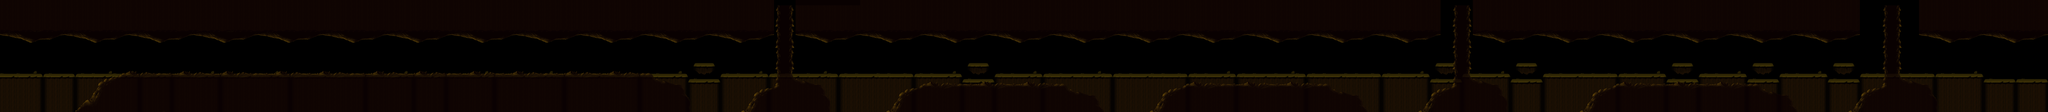

A level layout from a 2D game, rendered from its tile map. Below: a short description, then the map file with tile-grid data replaced by summaries:
An orthogonal 381x21 tile map with 32x32 px tiles, 2 tile layers (Tiles, foreground) and 59 objects (25x forward, 9x Energy, 5x Fly, 4x VolcanoFlower, 2x Frog, ...).

<map version="1.0" orientation="orthogonal" width="381" height="21" tilewidth="32" tileheight="32">
 <properties>
  <property name="background" value="back_cave2" />
  <property name="backgroundXO" value="back_xo_cave2" />
  <property name="defaultMusic" value="normal" />
  <property name="loseEffect" value=",2" />
  <property name="music,boss" value="boss2.ogg" />
  <property name="music,normal" value="autoscroll.ogg" />
  <property name="music,win" value="win_level.ogg" />
  <property name="platforms" value="Platform" />
  <property name="player" value="VascoletAndAnt" />
  <property name="useHud" value="" />
  <property name="useSave" value="" />
  <property name="winAction" value="goto:level6" />
  <property name="winCondition,exit" value="*VascoletAndAnt,exit" />
  <property name="winEffect" value="win,6" />
 </properties>
 <tileset firstgid="1" source="tilesets/tileset_cave2.tsx" />
 <layer name="Tiles" width="381" height="21">
  <data>[8001 cells, 5848 non-empty, 54 distinct tile ids]</data>
 </layer>
 <layer name="foreground" width="381" height="21" opacity="0.75">
  <data>[8001 cells, 6467 non-empty, 120 distinct tile ids]</data>
 </layer>
 <objectgroup color="#55aaff" name="dataExt" width="381" height="21" />
 <objectgroup color="#ffffff" name="REFERENCE" width="381" height="21" visible="0">
  <properties>
   <property name="referenceOnly" value="true" />
  </properties>
  <object x="1536" y="-352" width="512" height="384" />
  <object x="512" y="-352" width="512" height="384" />
  <object x="0" y="32" width="512" height="384" />
  <object x="1024" y="32" width="512" height="384" />
  <object x="2048" y="32" width="512" height="384" />
  <object x="1536" y="416" width="512" height="384" />
  <object x="512" y="416" width="512" height="384" />
  <object name="BUG" x="608" y="352" width="79" height="77" />
 </objectgroup>
 <objectgroup name="Scenes" width="381" height="21" />
 <objectgroup color="#ffaaff" name="Platforms" width="381" height="21" />
 <objectgroup color="#ff5500" name="Enemies" width="381" height="21">
  <object name="Fly" x="1280" y="384" width="32" height="32" />
  <object name="BigSnake" type="forward" x="2048" y="256" width="32" height="32" />
  <object name="Fly" x="1536" y="352" width="32" height="32" />
  <object name="Fly" x="1152" y="320" width="32" height="32" />
  <object name="Frog" x="3328" y="416" width="32" height="32" />
  <object name="Frog" x="3488" y="416" width="32" height="32" />
  <object name="VolcanoFlower" x="4160" y="448" width="32" height="32" />
  <object name="LittleSpider" type="forward" x="2336" y="416" width="32" height="32" />
  <object name="LittleSpider" type="forward" x="2560" y="416" width="32" height="32" />
  <object name="Bat" type="forward" x="5472" y="352" width="32" height="32" />
  <object name="Fly" x="1664" y="320" width="32" height="32" />
  <object name="Fly" x="1408" y="320" width="32" height="32" />
  <object name="Bat" type="forward" x="3008" y="288" width="32" height="32" />
  <object name="Bat" type="forward" x="4864" y="320" width="32" height="32" />
  <object name="Bat" type="forward" x="3904" y="320" width="32" height="32" />
  <object name="Beetle" type="forward" x="6272" y="416" width="32" height="32" />
  <object name="Beetle" type="forward" x="7424" y="416" width="32" height="32" />
  <object name="VolcanoFlower" x="5824" y="448" width="32" height="32" />
  <object name="VolcanoFlower" x="9088" y="448" width="32" height="32" />
  <object name="VolcanoFlower" x="10496" y="448" width="32" height="32" />
  <object name="Bat" type="forward" x="6656" y="320" width="32" height="32" />
  <object name="BigSnake" type="forward" x="7648" y="256" width="32" height="32" />
  <object name="Beetle" type="forward" x="6848" y="416" width="32" height="32" />
  <object name="Bat" type="forward" x="8064" y="320" width="32" height="32" />
  <object name="Bat" type="forward" x="8288" y="288" width="32" height="32" />
  <object name="Bat" type="forward" x="8416" y="352" width="32" height="32" />
  <object name="Fly" type="forward" x="9504" y="352" width="32" height="32" />
  <object name="Bat" type="forward" x="9280" y="320" width="32" height="32" />
  <object name="Fly" type="forward" x="9664" y="320" width="32" height="32" />
  <object name="Fly" type="forward" x="9824" y="416" width="32" height="32" />
  <object name="Fly" type="forward" x="10016" y="320" width="32" height="32" />
  <object name="Fly" type="forward" x="10176" y="384" width="32" height="32" />
  <object name="Fly" type="forward" x="10688" y="352" width="32" height="32" />
  <object name="Fly" type="forward" x="10816" y="320" width="32" height="32" />
  <object name="BigSnake" type="forward" x="5312" y="256" width="32" height="32" />
  <object name="Bat" type="forward" x="5984" y="288" width="32" height="32" />
 </objectgroup>
 <objectgroup color="#00ff00" name="General" width="381" height="21">
  <object name="Start" x="320" y="416" width="32" height="32" />
  <object name="*Info" x="320" y="416" width="32" height="32">
   <properties>
    <property name="info" value="tip-level5intro" />
   </properties>
  </object>
 </objectgroup>
 <objectgroup color="#ffff00" name="Items" width="381" height="21">
  <object name="Exit" x="11232" y="416" width="224" height="32" />
  <object name="Energy" x="1952" y="352" width="32" height="32" />
  <object name="Energy" x="3936" y="416" width="32" height="32" />
  <object name="Energy" x="5184" y="416" width="32" height="32" />
  <object name="Energy" x="5632" y="416" width="32" height="32" />
  <object name="Energy" x="7584" y="416" width="32" height="32" />
  <object name="Energy" x="9056" y="352" width="32" height="32" />
  <object name="Energy" x="9984" y="352" width="32" height="32" />
  <object name="Energy" x="8576" y="352" width="32" height="32" />
  <object name="ExtraLive" x="11136" y="384" width="32" height="32" />
  <object name="Energy" x="4736" y="416" width="32" height="32" />
 </objectgroup>
 <objectgroup color="#0000ff" name="Camera" width="381" height="21">
  <object name="1" x="352" y="384" />
  <object name="2" x="11552" y="384" />
 </objectgroup>
</map>
